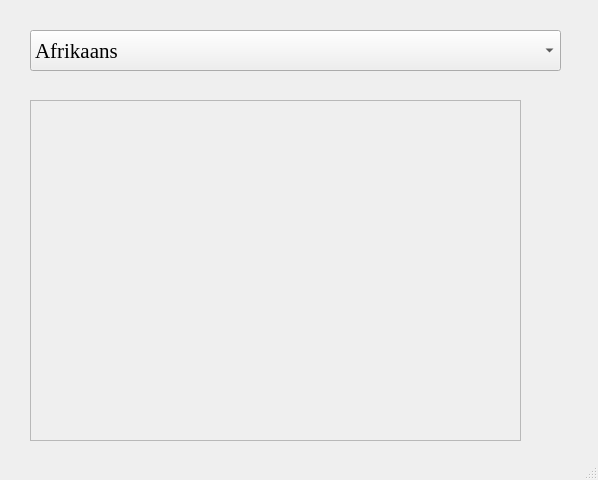
<?xml version="1.0" encoding="UTF-8"?>
<ui version="4.0">
 <class>Spotify_Window</class>
 <widget class="QMainWindow" name="Spotify_Window">
  <property name="geometry">
   <rect>
    <x>0</x>
    <y>0</y>
    <width>598</width>
    <height>480</height>
   </rect>
  </property>
  <property name="windowTitle">
   <string>MainWindow</string>
  </property>
  <widget class="QWidget" name="centralwidget">
   <widget class="QComboBox" name="language_box">
    <property name="geometry">
     <rect>
      <x>30</x>
      <y>30</y>
      <width>531</width>
      <height>41</height>
     </rect>
    </property>
    <property name="font">
     <font>
      <family>Times New Roman</family>
      <pointsize>16</pointsize>
     </font>
    </property>
    <property name="layoutDirection">
     <enum>Qt::LeftToRight</enum>
    </property>
    <property name="frame">
     <bool>true</bool>
    </property>
    <item>
     <property name="text">
      <string>Afrikaans</string>
     </property>
    </item>
    <item>
     <property name="text">
      <string>Albanian</string>
     </property>
    </item>
    <item>
     <property name="text">
      <string>Amharic</string>
     </property>
    </item>
    <item>
     <property name="text">
      <string>Arabic</string>
     </property>
    </item>
    <item>
     <property name="text">
      <string>Armenian</string>
     </property>
    </item>
    <item>
     <property name="text">
      <string>Azerbaijani</string>
     </property>
    </item>
    <item>
     <property name="text">
      <string>Basque</string>
     </property>
    </item>
    <item>
     <property name="text">
      <string>Belarusian</string>
     </property>
    </item>
    <item>
     <property name="text">
      <string>Bengali</string>
     </property>
    </item>
    <item>
     <property name="text">
      <string>Bosnian</string>
     </property>
    </item>
    <item>
     <property name="text">
      <string>Bulgarian</string>
     </property>
    </item>
    <item>
     <property name="text">
      <string>Catalan</string>
     </property>
    </item>
    <item>
     <property name="text">
      <string>Cebuano</string>
     </property>
    </item>
    <item>
     <property name="text">
      <string>Chichewa</string>
     </property>
    </item>
    <item>
     <property name="text">
      <string>Chinese (Simplified)</string>
     </property>
    </item>
    <item>
     <property name="text">
      <string>Chinese (Traditional)</string>
     </property>
    </item>
    <item>
     <property name="text">
      <string>Corsican</string>
     </property>
    </item>
    <item>
     <property name="text">
      <string>Croatian</string>
     </property>
    </item>
    <item>
     <property name="text">
      <string>Czech</string>
     </property>
    </item>
    <item>
     <property name="text">
      <string>Danish</string>
     </property>
    </item>
    <item>
     <property name="text">
      <string>Dutch</string>
     </property>
    </item>
    <item>
     <property name="text">
      <string>English</string>
     </property>
    </item>
    <item>
     <property name="text">
      <string>Esperanto</string>
     </property>
    </item>
    <item>
     <property name="text">
      <string>Estonian</string>
     </property>
    </item>
    <item>
     <property name="text">
      <string>Filipino</string>
     </property>
    </item>
    <item>
     <property name="text">
      <string>Finnish</string>
     </property>
    </item>
    <item>
     <property name="text">
      <string>French</string>
     </property>
    </item>
    <item>
     <property name="text">
      <string>Frisian</string>
     </property>
    </item>
    <item>
     <property name="text">
      <string>Galician</string>
     </property>
    </item>
    <item>
     <property name="text">
      <string>Georgian</string>
     </property>
    </item>
    <item>
     <property name="text">
      <string>German</string>
     </property>
    </item>
    <item>
     <property name="text">
      <string>Greek</string>
     </property>
    </item>
    <item>
     <property name="text">
      <string>Gujarati</string>
     </property>
    </item>
    <item>
     <property name="text">
      <string>Haitian Creole</string>
     </property>
    </item>
    <item>
     <property name="text">
      <string>Hausa</string>
     </property>
    </item>
    <item>
     <property name="text">
      <string>Hawaiian</string>
     </property>
    </item>
    <item>
     <property name="text">
      <string>Hebrew</string>
     </property>
    </item>
    <item>
     <property name="text">
      <string>Hindi</string>
     </property>
    </item>
    <item>
     <property name="text">
      <string>Hmong</string>
     </property>
    </item>
    <item>
     <property name="text">
      <string>Hungarian</string>
     </property>
    </item>
    <item>
     <property name="text">
      <string>Icelandic</string>
     </property>
    </item>
    <item>
     <property name="text">
      <string>Igbo</string>
     </property>
    </item>
    <item>
     <property name="text">
      <string>Indonesian</string>
     </property>
    </item>
    <item>
     <property name="text">
      <string>Irish</string>
     </property>
    </item>
    <item>
     <property name="text">
      <string>Italian</string>
     </property>
    </item>
    <item>
     <property name="text">
      <string>Japanese</string>
     </property>
    </item>
    <item>
     <property name="text">
      <string>Javanese</string>
     </property>
    </item>
    <item>
     <property name="text">
      <string>Kannada</string>
     </property>
    </item>
    <item>
     <property name="text">
      <string>Kazakh</string>
     </property>
    </item>
    <item>
     <property name="text">
      <string>Khmer</string>
     </property>
    </item>
    <item>
     <property name="text">
      <string>Korean</string>
     </property>
    </item>
    <item>
     <property name="text">
      <string>Kurdish (Kurmanji)</string>
     </property>
    </item>
    <item>
     <property name="text">
      <string>Kyrgyz</string>
     </property>
    </item>
    <item>
     <property name="text">
      <string>Lao</string>
     </property>
    </item>
    <item>
     <property name="text">
      <string>Latin</string>
     </property>
    </item>
    <item>
     <property name="text">
      <string>Latvian</string>
     </property>
    </item>
    <item>
     <property name="text">
      <string>Lithuanian</string>
     </property>
    </item>
    <item>
     <property name="text">
      <string>Luxembourgish</string>
     </property>
    </item>
    <item>
     <property name="text">
      <string>Macedonian</string>
     </property>
    </item>
    <item>
     <property name="text">
      <string>Malagasy</string>
     </property>
    </item>
    <item>
     <property name="text">
      <string>Malay</string>
     </property>
    </item>
    <item>
     <property name="text">
      <string>Malayalam</string>
     </property>
    </item>
    <item>
     <property name="text">
      <string>Maltese</string>
     </property>
    </item>
    <item>
     <property name="text">
      <string>Maori</string>
     </property>
    </item>
    <item>
     <property name="text">
      <string>Marathi</string>
     </property>
    </item>
    <item>
     <property name="text">
      <string>Mongolian</string>
     </property>
    </item>
    <item>
     <property name="text">
      <string>Myanmar (Burmese)</string>
     </property>
    </item>
    <item>
     <property name="text">
      <string>Nepali</string>
     </property>
    </item>
    <item>
     <property name="text">
      <string>Norwegian</string>
     </property>
    </item>
    <item>
     <property name="text">
      <string>Odia</string>
     </property>
    </item>
    <item>
     <property name="text">
      <string>Pashto</string>
     </property>
    </item>
    <item>
     <property name="text">
      <string>Persian</string>
     </property>
    </item>
    <item>
     <property name="text">
      <string>Polish</string>
     </property>
    </item>
    <item>
     <property name="text">
      <string>Portuguese</string>
     </property>
    </item>
    <item>
     <property name="text">
      <string>Punjabi</string>
     </property>
    </item>
    <item>
     <property name="text">
      <string>Romanian</string>
     </property>
    </item>
    <item>
     <property name="text">
      <string>Russian</string>
     </property>
    </item>
    <item>
     <property name="text">
      <string>Samoan</string>
     </property>
    </item>
    <item>
     <property name="text">
      <string>Scots Gaelic</string>
     </property>
    </item>
    <item>
     <property name="text">
      <string>Serbian</string>
     </property>
    </item>
    <item>
     <property name="text">
      <string>Sesotho</string>
     </property>
    </item>
    <item>
     <property name="text">
      <string>Shona</string>
     </property>
    </item>
    <item>
     <property name="text">
      <string>Sindhi</string>
     </property>
    </item>
    <item>
     <property name="text">
      <string>Sinhala</string>
     </property>
    </item>
    <item>
     <property name="text">
      <string>Slovak</string>
     </property>
    </item>
    <item>
     <property name="text">
      <string>Slovenian</string>
     </property>
    </item>
    <item>
     <property name="text">
      <string>Somali</string>
     </property>
    </item>
    <item>
     <property name="text">
      <string>Spanish</string>
     </property>
    </item>
    <item>
     <property name="text">
      <string>Sundanese</string>
     </property>
    </item>
    <item>
     <property name="text">
      <string>Swahili</string>
     </property>
    </item>
    <item>
     <property name="text">
      <string>Swedish</string>
     </property>
    </item>
    <item>
     <property name="text">
      <string>Tajik</string>
     </property>
    </item>
    <item>
     <property name="text">
      <string>Tamil</string>
     </property>
    </item>
    <item>
     <property name="text">
      <string>Telugu</string>
     </property>
    </item>
    <item>
     <property name="text">
      <string>Thai</string>
     </property>
    </item>
    <item>
     <property name="text">
      <string>Turkish</string>
     </property>
    </item>
    <item>
     <property name="text">
      <string>Ukrainian</string>
     </property>
    </item>
    <item>
     <property name="text">
      <string>Urdu</string>
     </property>
    </item>
    <item>
     <property name="text">
      <string>Uyghur</string>
     </property>
    </item>
    <item>
     <property name="text">
      <string>Uzbek</string>
     </property>
    </item>
    <item>
     <property name="text">
      <string>Vietnamese</string>
     </property>
    </item>
    <item>
     <property name="text">
      <string>Welsh</string>
     </property>
    </item>
    <item>
     <property name="text">
      <string>Xhosa</string>
     </property>
    </item>
    <item>
     <property name="text">
      <string>Yiddish</string>
     </property>
    </item>
    <item>
     <property name="text">
      <string>Yoruba</string>
     </property>
    </item>
    <item>
     <property name="text">
      <string>Zulu</string>
     </property>
    </item>
   </widget>
   <widget class="QScrollArea" name="scrollArea">
    <property name="geometry">
     <rect>
      <x>30</x>
      <y>100</y>
      <width>491</width>
      <height>341</height>
     </rect>
    </property>
    <property name="widgetResizable">
     <bool>true</bool>
    </property>
    <widget class="QWidget" name="scrollAreaWidgetContents">
     <property name="geometry">
      <rect>
       <x>0</x>
       <y>0</y>
       <width>489</width>
       <height>339</height>
      </rect>
     </property>
    </widget>
   </widget>
  </widget>
  <widget class="QStatusBar" name="statusbar"/>
 </widget>
 <resources/>
 <connections/>
</ui>
